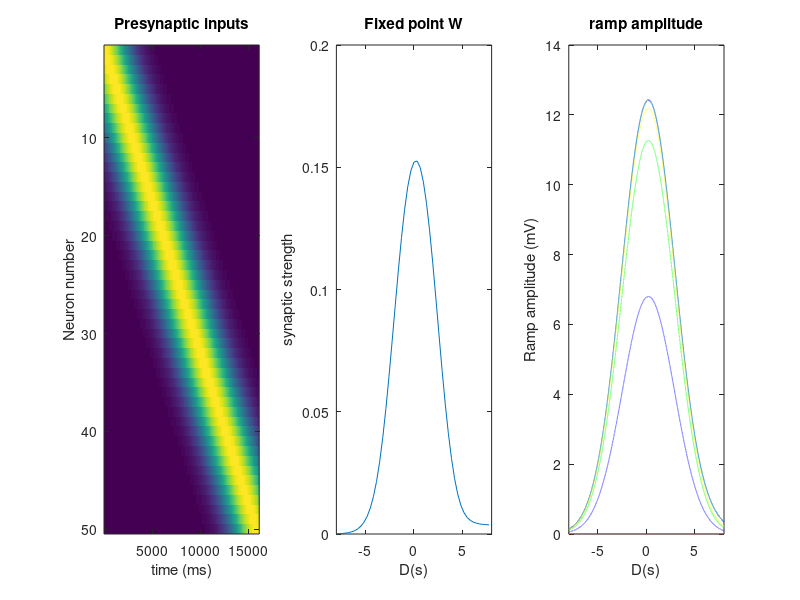

MATLAB code for this plot:
clear all
close all

%% parameters
N = 50; %number of presynaptic inputs
del_x = 1.87; %length of track (meters)
del_t = 16.1; %traversal time of track (seconds)
dt = 1*10^(-3); %timestep 
v = del_x/del_t; %velocity
t = 0:dt:del_t - dt*del_t; %time vector
D_vect_x = (-N/2:N/2 - 1)*(del_t/N);
D_vect_t = (t-del_t/2);
x = v*t; %place vector
sigma = .9/(3*sqrt(2)); %sigma for presynaptic gaussian
alpha = 7.5;

t2 = 0:dt/2:del_t - dt*del_t/2; %copy for presynaptic creation
x2 = v*t2; %copy for presynaptic creation
sigma2 = sigma/2; %copy for presynaptic creation


[R_1] = deal(zeros(N,length(x))); %presynaptic input array
[R_i] = deal(zeros(2*N,length(x2))); %copy for presynaptic creation
[LTP,LTD,LTP_W,LTD_W] = deal(zeros(N,length(t))); %trace arrays. weight modified trace arrays
[IP,ID] = deal(zeros(1,N)); %overlap vectors

tau_p = .2; %time constant for LTP trace
tau_d = 1.5; %time constant for LTD trace
eta_p = .2; %activation constant for LTP trace
eta_d = 200; %activation constant for LTD trace
eta_W = .0006; %learning rate
max_p = 2.2; %maximum for LTP trace
max_d = 2; %maximum for LTD trace
tau_P = .4; %time constant for plateau potential
p_mag = 1; %magnitude of plateau potential

num_laps = 10; %number of laps
num_tests = 1; %number of simulations (different parameters can be chosen before each test
circular = 2; %set to 1 for circular condition, 2 for linear

tr_loc = round((N)/2); %location of traces for plotting


%% creation of presynaptic inputs
for i = 1:2*N
    R_i(i,:) = circshift(exp(-((x2-(del_x/2))).^2/(2*(sigma2^2))),i*round((length(x2)/(2*N))));
end

for i = 1:N
    R_1(i,:) = circshift(exp(-((x-(del_x/2))).^2/(2*(sigma^2))),i*round((length(x)/(N))));
end

R_i2 = [R_i(N + 1:2*N,:);R_i(1:N,:)];
R_i2 = R_i2((2*N)/4:3*(2*N)/4,round(length(x2)/4):round(3*length(x2)/4));
R_i2 = R_i2(1:50,1:length(R_1));
R_2 = [R_1(N/2 + 1:N,:);R_1(1:N/2,:)];

if circular == 1
    R_i= R_2; %use for circular
else
    R_i = R_i2; %use for linear
end


%% main program

for test = 1:num_tests
    W_center = 4; %center of existing postsynaptic pf
    W = 0 + .0*exp(-(((1:N) - W_center).^2)/65);% initial weights

    p_loc = (N/2)*(del_x/N); %location of plateau potential
    p_time = p_loc/v; %time of pp
    p_t_ind = round(p_time/dt); %index of pp
    
    V_t = zeros(num_laps,length(t)); %ramp amplitude array
    V_t(1,:) = alpha*(W*R_i); %initial ramp amplitude
    
    P = zeros(1,length(t)); %instructive signal vector
    
    for lap = 2:num_laps
        dW = 0;
        for i = circular:length(t) 
            if i == 1
                t_minus = length(t);
            else
                t_minus = i-1;
            end
            t_val = t(t_minus);
            x_val = v*t_val;
            x_minus = find(x == x_val);
            dLTP = (-LTP(:,t_minus) + eta_p*R_i(:,x_minus).*(max_p-LTP(:,t_minus)))*(dt/tau_p);
            dLTD = (-LTD(:,t_minus) + eta_d*R_i(:,x_minus).*(max_d-LTD(:,t_minus)))*(dt/tau_d);
            LTP(:,i) = LTP(:,t_minus) + dLTP;
            LTD(:,i) = LTD(:,t_minus) + dLTD;
            LTP_W(:,i) = LTP(:,i).*(1-W');
            LTD_W(:,i) = LTD(:,i).*(W');

            if i == round(p_time/dt) %time of plateau potential
                P(i) = p_mag;
            else
                P(i) = P(t_minus) - P(t_minus)*(dt/tau_P);
            end

            dW = dW + eta_W*P(i)*(LTP_W(:,i)-LTD_W(:,i)); %weight update
        end
        if lap == 3 && test == num_tests
            IP = LTP*P';
            ID = LTD*P';
            W_fixed = (IP./(IP + ID))'; %numerical fixed point
            V_new = alpha*W_fixed*R_i; %fixed point ramp amplitude
        end
        W = W + dW';
        W(W<0) = 0;
        
        V_t(lap,:) = alpha*(W*R_i); %ramp amplitude at lap "lap"
    end
end

%% plotting
figure
subplot(1,3,1)
imagesc(R_i)
title('Presynaptic inputs')
xlabel('time (ms)')
ylabel('Neuron number')

subplot(1,3,2)
plot(D_vect_x,W_fixed)
title('Fixed point W')
xlabel('D(s)')
ylabel('synaptic strength')
xlim([-8 8])

subplot(1,3,3)
plot(D_vect_t,V_new)
hold on
plot(D_vect_t,V_t(1,:), 'r--')
hold on
plot(D_vect_t,V_t(2,:), 'b--')
hold on
plot(D_vect_t,V_t(4,:), 'g--')
hold on
plot(D_vect_t,V_t(6,:), 'y--')
hold off
title('ramp amplitude')
xlabel('D(s)')
ylabel('Ramp amplitude (mV)')
xlim([-8 8])